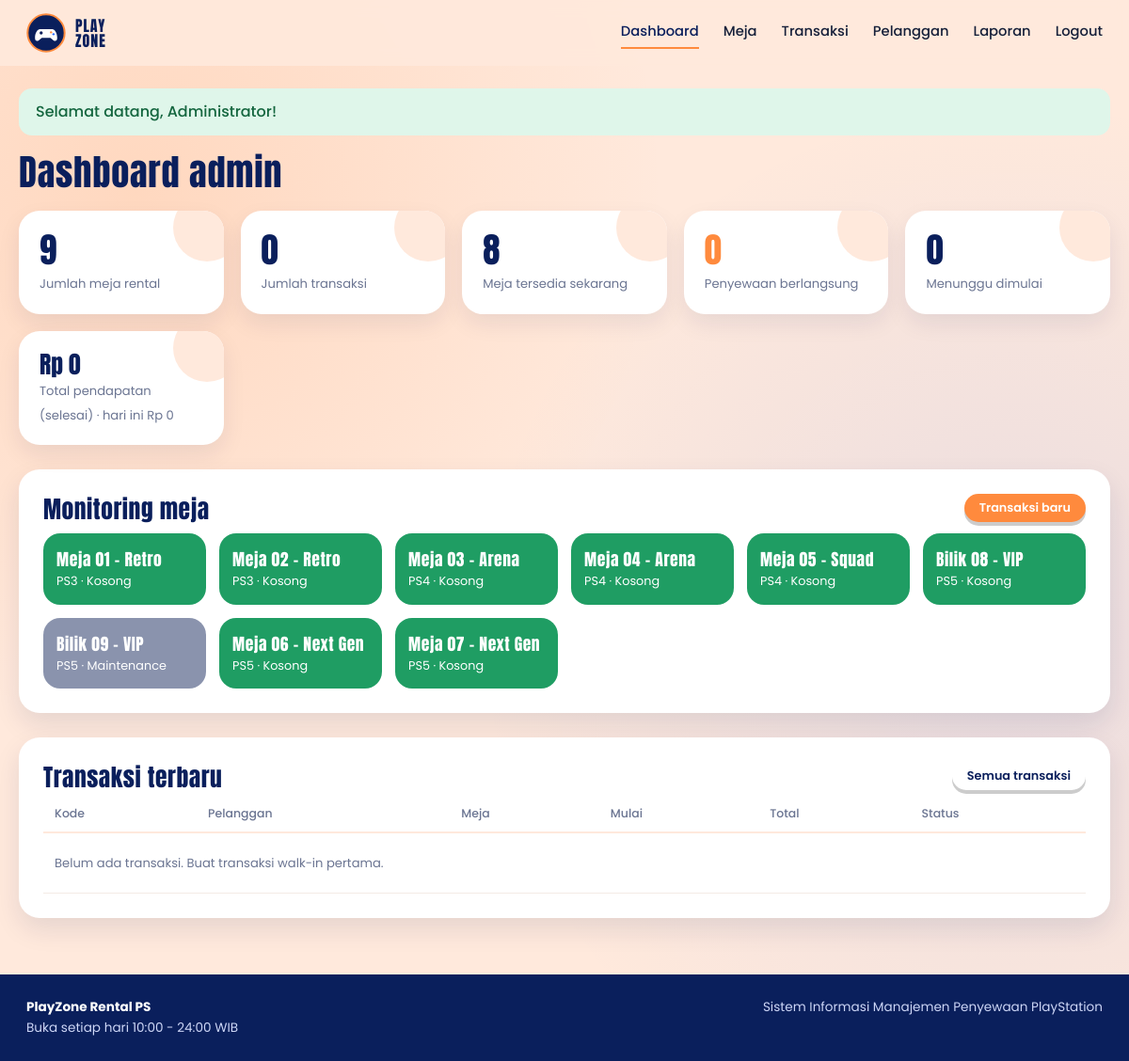
Page /admin/ (signed in) on the committed database.
### tables this page shows
CREATE TABLE unit_rental (
  id INT AUTO_INCREMENT PRIMARY KEY,
  kategori_id INT NOT NULL,
  nama VARCHAR(60) NOT NULL UNIQUE,       
  jenis_tv VARCHAR(80) NOT NULL,
  fasilitas VARCHAR(255) DEFAULT NULL,
  harga_per_jam INT NOT NULL,
  status ENUM('aktif','maintenance') NOT NULL DEFAULT 'aktif',
  foto VARCHAR(120) DEFAULT NULL,
  CONSTRAINT fk_unit_kategori FOREIGN KEY (kategori_id) REFERENCES kategori(id) ON UPDATE CASCADE ON DELETE RESTRICT
);

CREATE TABLE kategori (
  id INT AUTO_INCREMENT PRIMARY KEY,
  nama VARCHAR(20) NOT NULL UNIQUE,       
  deskripsi VARCHAR(150) DEFAULT NULL
);

### admin/index.php (the view, shortened to what this page needs)
<?php
require_once __DIR__ . '/../config/functions.php';
require_once __DIR__ . '/../config/layout.php';
$k = q1($db, "SELECT COUNT(*) total, COALESCE(SUM(status_live='tersedia'),0) ada, COALESCE(SUM(status_live='digunakan'),0) pakai FROM (" . SQL_UNIT . ") x");
$t = q1($db, "SELECT COUNT(*) total, COALESCE(SUM(status='berlangsung'),0) jalan, COALESCE(SUM(status='menunggu'),0) tunggu,
  COALESCE(SUM(CASE WHEN status='selesai' THEN total_biaya END),0) pendapatan,
  COALESCE(SUM(CASE WHEN status='selesai' AND DATE(waktu_mulai)=CURDATE() THEN total_biaya END),0) hari_ini FROM penyewaan");
$units = q($db, SQL_UNIT . " ORDER BY k.nama, u.nama");
$baru = q($db, "SELECT p.*, us.nama pelanggan, u.nama unit FROM penyewaan p JOIN users us ON us.id=p.user_id JOIN detail_penyewaan d ON d.penyewaan_id=p.id JOIN unit_rental u ON u.id=d.unit_id ORDER BY p.id DESC LIMIT 6");
page_head('Dashboard Admin'); ?>
<h1 class="page-title">Dashboard admin</h1>
<div class="kpis">
  <div class="kpi"><b><?= (int)$k['total'] ?></b><span>Jumlah meja rental</span></div>
  <div class="kpi"><b><?= (int)$t['total'] ?></b><span>Jumlah transaksi</span></div>
  <div class="kpi"><b><?= (int)$k['ada'] ?></b><span>Meja tersedia sekarang</span></div>
  <div class="kpi hot"><b><?= (int)$t['jalan'] ?></b><span>Penyewaan berlangsung</span></div>
  <div class="kpi"><b><?= (int)$t['tunggu'] ?></b><span>Menunggu dimulai</span></div>
  <div class="kpi"><b style="font-size:1.6rem"><?= rupiah($t['pendapatan']) ?></b><span>Total pendapatan (selesai) &middot; hari ini <?= rupiah($t['hari_ini']) ?></span></div>
</div>
<div class="panel"><div class="sec-title" style="margin-bottom:12px"><h2 style="font-size:1.6rem">Monitoring meja</h2><a class="btn sm" href="<?= BASE_URL ?>/admin/sewa.php">Transaksi baru</a></div>
<div class="mon"><?php foreach ($units as $u) echo '<div class="m-' . $u['status_live'] . '"><strong>' . e($u['nama']) . '</strong>' . e($u['kategori']) . ' &middot; ' . ($u['status_live'] === 'tersedia' ? 'Kosong' : ($u['status_live'] === 'digunakan' ? 'Dipakai sampai ' . date('H:i', strtotime($u['selesai_pada'])) : 'Maintenance')) . '</div>'; ?></div></div>
<div class="panel table-wrap" style="margin-top:26px"><div class="sec-title" style="margin-bottom:6px"><h2 style="font-size:1.6rem">Transaksi terbaru</h2><a class="btn sm ghost" href="<?= BASE_URL ?>/admin/transaksi.php">Semua transaksi</a></div>
<table><tr><th>Kode</th><th>Pelanggan</th><th>Meja</th><th>Mulai</th><th>Total</th><th>Status</th></tr>
<?php
if (!$baru) echo '<tr><td colspan="6">' . kosong('Belum ada transaksi. Buat transaksi walk-in pertama.', 20) . '</td></tr>'; ?></table></div>

### assets/css/style.css (style rules this page uses)
:root { --navy:#0a1f5c;--blue:#2f6bff;--orange:#ff8a3d;--peach:#ffe9dc;--cream:#fff7f1;--ink:#16203a;--mute:#6b7592;--ok:#1f9d63;--bad:#d9453d;--r:22px }
* { box-sizing:border-box;margin:0;padding:0 }
html { scroll-behavior:smooth }
body { font-family:Poppins,system-ui,sans-serif;color:var(--ink);background:var(--peach);line-height:1.6;min-height:100vh;display:flex;flex-direction:column; background-image:radial-gradient(circle at 12% 18%,rgba(255,138,61,.18),transparent 40%),radial-gradient(circle at 90% 60%,rgba(47,107,255,.10),transparent 45%) }
h1,h2,h3,.display { font-family:Anton,Impact,'Arial Narrow',sans-serif;font-weight:400;letter-spacing:.02em;line-height:1.1 }
a { color:var(--blue) }
.btn { display:inline-block;border:0;cursor:pointer;font:600 .92rem Poppins,sans-serif;padding:11px 26px;border-radius:999px;background:var(--orange);color:#fff;text-decoration:none;box-shadow:0 6px 0 #d9691f;transition:.15s }
.btn.ghost { background:#fff;color:var(--navy);box-shadow:0 6px 0 #e3cdbf }
.btn.sm { padding:6px 16px;font-size:.8rem;box-shadow:0 4px 0 rgba(0,0,0,.2) }
.sec-title { display:flex;align-items:end;justify-content:space-between;gap:16px;margin-bottom:22px;position:relative }
.sec-title h2 { font-size:2.2rem;color:var(--navy) }
.panel { background:#fff;border-radius:var(--r);padding:26px;box-shadow:0 12px 28px rgba(10,31,92,.1) }
.page-title { font-size:2.4rem;color:var(--navy);margin:8px 0 20px }
.table-wrap { overflow-x:auto }
table { width:100%;border-collapse:collapse;font-size:.88rem }
th { text-align:left;font:500 .78rem Poppins,sans-serif;color:var(--mute);padding:10px 12px;border-bottom:2px solid var(--peach) }
td { padding:11px 12px;border-bottom:1px solid #f3ebe5;vertical-align:middle }
.kpis { display:grid;grid-template-columns:repeat(auto-fit,minmax(200px,1fr));gap:18px;margin-bottom:26px }
.kpi { background:#fff;border-radius:var(--r);padding:20px 22px;box-shadow:0 10px 24px rgba(10,31,92,.08);position:relative;overflow:hidden }
.kpi::after { content:"";position:absolute;right:-18px;top:-18px;width:72px;height:72px;border-radius:50%;background:var(--peach) }
.kpi b { display:block;font:2.3rem Anton,Impact,sans-serif;color:var(--navy);position:relative;z-index:1;line-height:1.2 }
.kpi span { font-size:.82rem;color:var(--mute);position:relative;z-index:1 }
.kpi.hot b { color:var(--orange) }
.mon { display:grid;grid-template-columns:repeat(auto-fill,minmax(150px,1fr));gap:14px }
.mon div { border-radius:18px;padding:14px;color:#fff;font-size:.8rem;transition:.2s }
.mon strong { display:block;font:1.1rem Anton,Impact,sans-serif;letter-spacing:.03em }
.mon .m-tersedia { background:var(--ok) }
.mon .m-maintenance { background:#8a93ad }

### rows in the picture
unit_rental: nama "Meja 01 - Retro", kategori.nama "PS3", shows "Kosong"
unit_rental: nama "Meja 02 - Retro", kategori.nama "PS3", shows "Kosong"
unit_rental: nama "Meja 03 - Arena", kategori.nama "PS4", shows "Kosong"
unit_rental: nama "Meja 04 - Arena", kategori.nama "PS4", shows "Kosong"
unit_rental: nama "Meja 05 - Squad", kategori.nama "PS4", shows "Kosong"
unit_rental: nama "Bilik 08 - VIP", kategori.nama "PS5", shows "Kosong"
unit_rental: nama "Bilik 09 - VIP", kategori.nama "PS5", shows "Maintenance"
unit_rental: nama "Meja 06 - Next Gen", kategori.nama "PS5", shows "Kosong"
unit_rental: nama "Meja 07 - Next Gen", kategori.nama "PS5", shows "Kosong"

### other values in the picture
$t "Dashboard"
$t "Meja"
$t "Transaksi"
$t "Pelanggan"
$t "Laporan"
$t "Logout"
$m "Selamat datang, Administrator!"
$k['total'] "9"
$t['total'] "0"
$k['ada'] "8"
$t['jalan'] "0"
$t['tunggu'] "0"
rupiah($t['pendapatan']) "Rp 0"
rupiah($t['hari_ini']) "Rp 0"
$pesan "Belum ada transaksi. Buat transaksi walk-in pertama."
